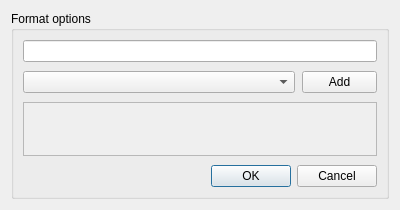
<?xml version="1.0" encoding="UTF-8"?>
<ui version="4.0">
 <class>Dialog</class>
 <widget class="QDialog" name="Dialog">
  <property name="geometry">
   <rect>
    <x>0</x>
    <y>0</y>
    <width>400</width>
    <height>210</height>
   </rect>
  </property>
  <property name="minimumSize">
   <size>
    <width>0</width>
    <height>210</height>
   </size>
  </property>
  <property name="maximumSize">
   <size>
    <width>16777215</width>
    <height>210</height>
   </size>
  </property>
  <property name="windowTitle">
   <string>Tag - File</string>
  </property>
  <property name="modal">
   <bool>true</bool>
  </property>
  <layout class="QGridLayout" name="gridLayout">
   <item row="0" column="0">
    <widget class="QGroupBox" name="formatGroupBox">
     <property name="title">
      <string>Format options</string>
     </property>
     <layout class="QGridLayout" name="gridLayout_2">
      <property name="bottomMargin">
       <number>9</number>
      </property>
      <property name="verticalSpacing">
       <number>9</number>
      </property>
      <item row="1" column="0" colspan="2">
       <widget class="QWidget" name="widget" native="true">
        <layout class="QHBoxLayout" name="horizontalLayout">
         <property name="spacing">
          <number>7</number>
         </property>
         <property name="leftMargin">
          <number>0</number>
         </property>
         <property name="topMargin">
          <number>0</number>
         </property>
         <property name="rightMargin">
          <number>0</number>
         </property>
         <property name="bottomMargin">
          <number>0</number>
         </property>
         <item>
          <widget class="QComboBox" name="tagListComboBox"/>
         </item>
         <item>
          <widget class="QPushButton" name="addTagButton">
           <property name="minimumSize">
            <size>
             <width>0</width>
             <height>0</height>
            </size>
           </property>
           <property name="maximumSize">
            <size>
             <width>75</width>
             <height>16777215</height>
            </size>
           </property>
           <property name="text">
            <string>Add</string>
           </property>
          </widget>
         </item>
        </layout>
       </widget>
      </item>
      <item row="0" column="0" colspan="2">
       <widget class="QLineEdit" name="formatStringLineEdit"/>
      </item>
      <item row="3" column="0" colspan="2">
       <widget class="QScrollArea" name="scrollArea">
        <property name="widgetResizable">
         <bool>true</bool>
        </property>
        <widget class="QWidget" name="scrollAreaWidgetContents">
         <property name="geometry">
          <rect>
           <x>0</x>
           <y>0</y>
           <width>360</width>
           <height>64</height>
          </rect>
         </property>
         <layout class="QVBoxLayout" name="verticalLayout">
          <property name="spacing">
           <number>0</number>
          </property>
          <property name="leftMargin">
           <number>4</number>
          </property>
          <property name="topMargin">
           <number>4</number>
          </property>
          <property name="rightMargin">
           <number>4</number>
          </property>
          <property name="bottomMargin">
           <number>4</number>
          </property>
          <item>
           <widget class="QLabel" name="formatStringPreview">
            <property name="text">
             <string/>
            </property>
            <property name="alignment">
             <set>Qt::AlignLeading|Qt::AlignLeft|Qt::AlignTop</set>
            </property>
           </widget>
          </item>
         </layout>
        </widget>
       </widget>
      </item>
      <item row="4" column="1">
       <widget class="QDialogButtonBox" name="buttonBox">
        <property name="orientation">
         <enum>Qt::Horizontal</enum>
        </property>
        <property name="standardButtons">
         <set>QDialogButtonBox::Cancel|QDialogButtonBox::Ok</set>
        </property>
       </widget>
      </item>
     </layout>
    </widget>
   </item>
  </layout>
 </widget>
 <resources/>
 <connections>
  <connection>
   <sender>buttonBox</sender>
   <signal>accepted()</signal>
   <receiver>Dialog</receiver>
   <slot>accept()</slot>
   <hints>
    <hint type="sourcelabel">
     <x>199</x>
     <y>139</y>
    </hint>
    <hint type="destinationlabel">
     <x>199</x>
     <y>87</y>
    </hint>
   </hints>
  </connection>
  <connection>
   <sender>buttonBox</sender>
   <signal>rejected()</signal>
   <receiver>Dialog</receiver>
   <slot>reject()</slot>
   <hints>
    <hint type="sourcelabel">
     <x>199</x>
     <y>139</y>
    </hint>
    <hint type="destinationlabel">
     <x>199</x>
     <y>87</y>
    </hint>
   </hints>
  </connection>
 </connections>
</ui>
